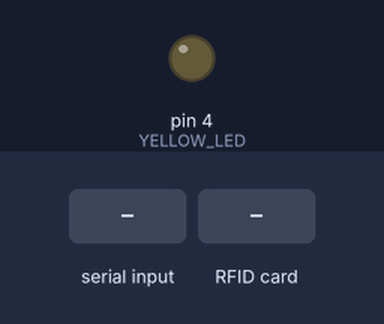
The sketch below on a simulated Arduino Uno, built with avr-gcc and run on an emulated ATmega328P. Parts: output pins drawn as LEDs (lit = HIGH). The inputs (shaded band) are chosen by the test bench. Pins used as bus, display or sensor lines are not drawn; what the sketch prints to the serial monitor is not drawn.

Above: at 1.2 s.
1.3 s: "2\n" received over Serial
At 2.5 s:
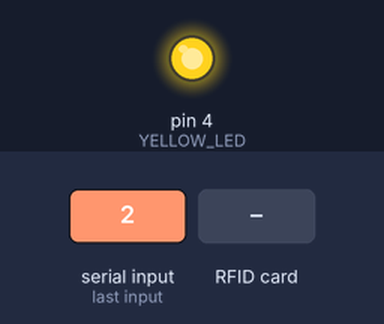
2.8 s: RFID card 5E 7A 19 C4 held to the reader
Timing chart, 0 to 5.8 s (numbered marks = the images above; inputs shaded):
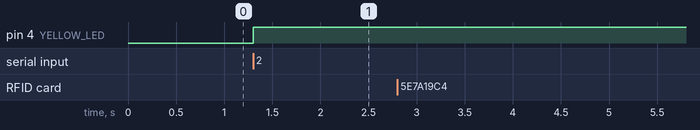

Measured:
- after the input at 1.3 s, pin 4 (YELLOW_LED): LOW → HIGH at once
- after the input at 2.8 s, every drawn part: stays the same

The sketch:

sketch_feb20a.ino
```cpp
//RST           D9
//SDA(SS)      D10
//MOSI         D11
//MISO         D12
//SCK          D13

#include <SPI.h>
#include <MFRC522.h>

const int RST_PIN = 9;            // Pin 9 para el reset del RC522
const int SS_PIN = 10;            // Pin 10 para el SS (SDA) del RC522
const int GREEN_LED = 8;
const int RED_LED = 7;
const int YELLOW_LED = 4;
MFRC522 mfrc522(SS_PIN, RST_PIN);   // Crear instancia del MFRC522
const byte DATA_MAX_SIZE = 32;
char data[DATA_MAX_SIZE];   // an array to store the received data

boolean insertMode = false;


void printArray(byte *buffer, byte bufferSize) {
  for (byte i = 0; i < bufferSize; i++) {
    Serial.print(buffer[i] < 0x10 ? " 0" : " ");
    Serial.print(buffer[i], HEX);
  }
}

void setup()
{
  Serial.begin(9600);      //Inicializa la velocidad de Serial
  SPI.begin();         //Función que inicializa SPI
  mfrc522.PCD_Init();     //Función  que inicializa RFID
  pinMode(4, OUTPUT);
}

void loop()
{

  if (Serial.available() > 0) {
    int input = Serial.parseInt();

    // Input si es 1 está verificado o 0 si no está verificado:
    if (input == 1) {
      digitalWrite(GREEN_LED, HIGH);
      delay(100);
      digitalWrite(GREEN_LED, LOW);
    } else if (!insertMode && input == 2) {
      digitalWrite(YELLOW_LED, HIGH);
      insertMode = true;
    } else  if (insertMode && input == 2) {
      insertMode = false;
      digitalWrite(YELLOW_LED, LOW);
    } else {
      digitalWrite(RED_LED, HIGH);
      delay(100);
      digitalWrite(RED_LED, LOW);
    }

  }


  // Detectar tarjeta:
  if (mfrc522.PICC_IsNewCardPresent())
  {
    if (mfrc522.PICC_ReadCardSerial())
    {
      printArray(mfrc522.uid.uidByte, mfrc522.uid.size);
      Serial.println();

      // Finalizar lectura actual
      mfrc522.PICC_HaltA();
    }
  }
  delay(100);
}
```
